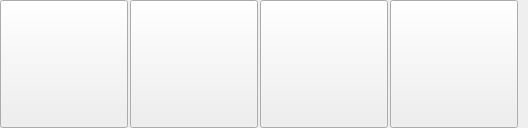
<?xml version="1.0" encoding="UTF-8"?>
<ui version="4.0">
 <class>FloatingSetting</class>
 <widget class="QWidget" name="FloatingSetting">
  <property name="geometry">
   <rect>
    <x>0</x>
    <y>0</y>
    <width>528</width>
    <height>128</height>
   </rect>
  </property>
  <property name="minimumSize">
   <size>
    <width>0</width>
    <height>128</height>
   </size>
  </property>
  <property name="maximumSize">
   <size>
    <width>16777215</width>
    <height>128</height>
   </size>
  </property>
  <property name="windowTitle">
   <string>Form</string>
  </property>
  <widget class="QPushButton" name="pbType">
   <property name="geometry">
    <rect>
     <x>0</x>
     <y>0</y>
     <width>128</width>
     <height>128</height>
    </rect>
   </property>
   <property name="minimumSize">
    <size>
     <width>128</width>
     <height>128</height>
    </size>
   </property>
   <property name="maximumSize">
    <size>
     <width>128</width>
     <height>128</height>
    </size>
   </property>
   <property name="text">
    <string/>
   </property>
  </widget>
  <widget class="QPushButton" name="pbReserved1">
   <property name="geometry">
    <rect>
     <x>130</x>
     <y>0</y>
     <width>128</width>
     <height>128</height>
    </rect>
   </property>
   <property name="minimumSize">
    <size>
     <width>128</width>
     <height>128</height>
    </size>
   </property>
   <property name="maximumSize">
    <size>
     <width>128</width>
     <height>128</height>
    </size>
   </property>
   <property name="text">
    <string/>
   </property>
  </widget>
  <widget class="QPushButton" name="pbReserved2">
   <property name="geometry">
    <rect>
     <x>260</x>
     <y>0</y>
     <width>128</width>
     <height>128</height>
    </rect>
   </property>
   <property name="minimumSize">
    <size>
     <width>128</width>
     <height>128</height>
    </size>
   </property>
   <property name="maximumSize">
    <size>
     <width>128</width>
     <height>128</height>
    </size>
   </property>
   <property name="text">
    <string/>
   </property>
  </widget>
  <widget class="QPushButton" name="pbReserved3">
   <property name="geometry">
    <rect>
     <x>390</x>
     <y>0</y>
     <width>128</width>
     <height>128</height>
    </rect>
   </property>
   <property name="minimumSize">
    <size>
     <width>128</width>
     <height>128</height>
    </size>
   </property>
   <property name="maximumSize">
    <size>
     <width>128</width>
     <height>128</height>
    </size>
   </property>
   <property name="text">
    <string/>
   </property>
  </widget>
 </widget>
 <resources/>
 <connections/>
</ui>
